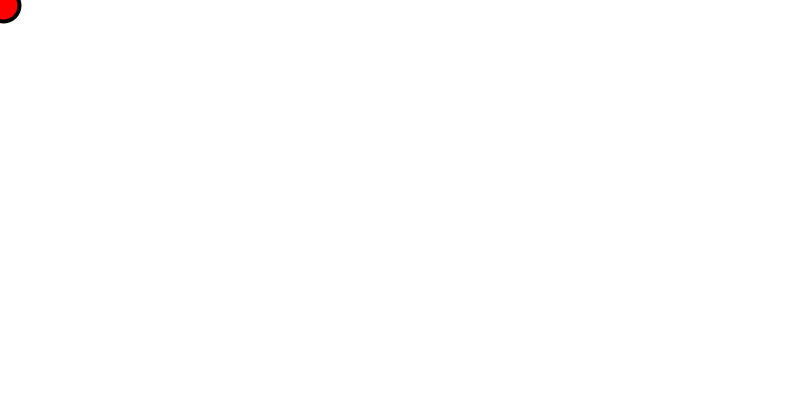
Frame 1 (no input)
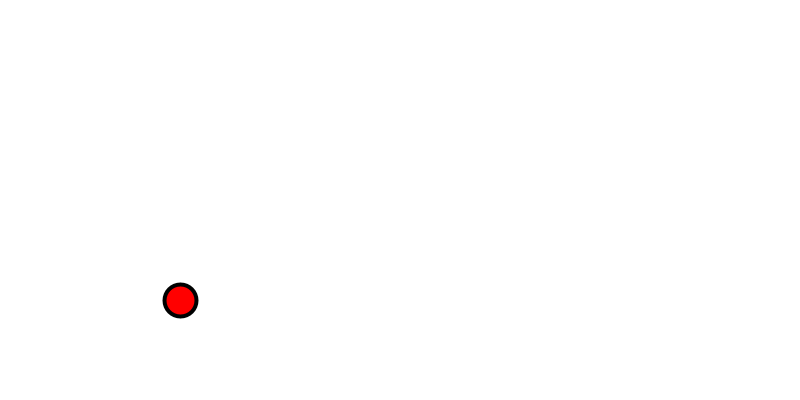
Frame 60 (the mouse pressed at the canvas centre just before this capture)
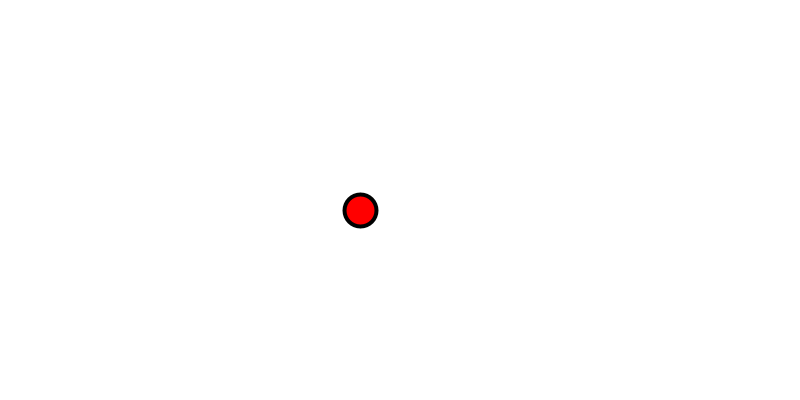
Frame 120 (the mouse held since frame 60 and released just before this capture)

The Processing sketch that drew these frames (run headless with seeded random() and noise(); from frame 60 on, the mouse is pressed at the canvas centre):

// Processing sketch: ball_bounce_vector
// ── ball_bounce_vector.pde
PVector position;
PVector velocity;

void setup() {
  size(800, 400);
  
  position = new PVector(0, 0);
  velocity = new PVector(3, 5);
}

void draw() {
  background(255);
  
  position.add(velocity);
  
  if (position.x < 0 || position.x > width) {
    velocity.x *= -1; 
  }
  
  if (position.y < 0 || position.y > height) {
    velocity.y *= -1; 
  }
  
  stroke(0);
  strokeWeight(4);
  fill(255, 0, 0);
  ellipse(position.x, position.y, 32, 32);
}
